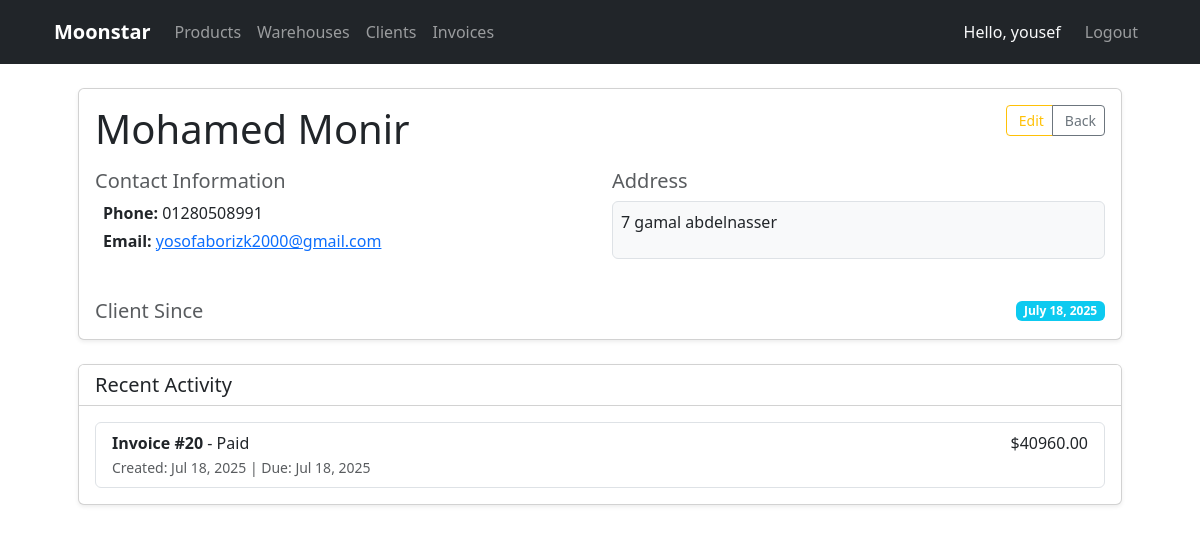
Page /manager/clients/10/ (signed in) on the committed database.
### manager/models.py (models this page shows, shortened)
class Client(models.Model):
    name = models.CharField(max_length=255, verbose_name="Client Name")
    address = models.TextField(verbose_name="Full Address")
    phone = models.CharField(
        max_length=20,
        verbose_name="Phone Number",
        validators=[
            RegexValidator(
                regex=r'^\+?1?\d{9,15}$',
                message="Phone number must be entered in the format: '+999999999'."
            )
        ]
    )
    email = models.EmailField(blank=True, null=True, verbose_name="Email Address")
    created_at = models.DateTimeField(auto_now_add=True)
    updated_at = models.DateTimeField(auto_now=True)
    class Meta:
        ordering = ['name']
        verbose_name = "Client"
        verbose_name_plural = "Clients"

class Invoice(models.Model):
    STATUS_DRAFT = 'draft'
    STATUS_SENT = 'sent'
    STATUS_PAID = 'paid'
    STATUS_INSTALLMENT = 'installment'
    STATUS_CANCELLED = 'cancelled'
    STATUS_CHOICES = [
        (STATUS_DRAFT, 'Draft'),
        (STATUS_SENT, 'Sent'),
        (STATUS_PAID, 'Paid'),
        (STATUS_INSTALLMENT, 'Installment'),
        (STATUS_CANCELLED, 'Cancelled'),
    ]
    number = models.AutoField(primary_key=True, verbose_name="Invoice Number")
    client = models.ForeignKey(
        'Client',
        on_delete=models.PROTECT,
        related_name='invoices',
        verbose_name="Client"
    )
    assigned_to = models.ForeignKey(
        User,
        on_delete=models.PROTECT,
        related_name='assigned_invoices',
        verbose_name="Assigned To",
        null=True,
        blank=True
    )
    date_created = models.DateTimeField(auto_now_add=True)
    last_edit_time = models.DateTimeField(auto_now=True)
    date_due = models.DateField(verbose_name="Due Date")
    tax_percentage = models.DecimalField(
        max_digits=5,
        decimal_places=2,
        default=0,
        validators=[MinValueValidator(0)],
        verbose_name="Tax Percentage (%)"
    )
    discount_amount = models.DecimalField(
        max_digits=10,
        decimal_places=2,
        default=0,
        validators=[MinValueValidator(0)],
        verbose_name="Discount Amount"
    )
    status = models.CharField(
        max_length=12,
        choices=STATUS_CHOICES,
        default=STATUS_DRAFT
    )
    notes = models.TextField(blank=True, null=True, verbose_name="Additional Notes")
    is_installment = models.BooleanField(default=False)
    amount_paid = models.DecimalField(
        max_digits=10,
        decimal_places=2,
        default=0.00,
        validators=[MinValueValidator(Decimal('0.00'))]
    )
    installment_plan = models.TextField(blank=True, null=True, verbose_name="Installment Plan Details")
    class Meta:
        ordering = ['-last_edit_time']
        verbose_name = "Invoice"
        verbose_name_plural = "Invoices"
    @property
    def subtotal(self):
        return sum(item.total for item in self.items.all()) if self.items.exists() else Decimal('0')
    @property
    def tax_amount(self):
        return (self.subtotal * self.tax_percentage / 100).quantize(Decimal('0.01'))
    @property
    def total(self):
        return (self.subtotal + self.tax_amount - self.discount_amount).quantize(Decimal('0.01'))

class InvoiceItem(models.Model):
    invoice = models.ForeignKey(
        'Invoice',
        on_delete=models.CASCADE,
        related_name='items',
        verbose_name="Invoice"
    )
    product = models.ForeignKey(
        'Product',
        on_delete=models.PROTECT,  # Prevent deletion if used in invoices
        related_name='invoice_items',
        verbose_name="Product"
    )
    unit_price = models.DecimalField(
        max_digits=10,
        decimal_places=2,
        validators=[MinValueValidator(Decimal('0.01'))],
        verbose_name="Unit Price"
    )
    quantity = models.PositiveIntegerField(
        default=1,
        validators=[MinValueValidator(1)],
        verbose_name="Quantity"
    )
    created_at = models.DateTimeField(auto_now_add=True)
    updated_at = models.DateTimeField(auto_now=True)
    class Meta:
        verbose_name = "Invoice Item"
        verbose_name_plural = "Invoice Items"
        ordering = ['-created_at']
        unique_together = ('invoice', 'product')  # Prevent duplicate products in same invoice
    @property
    def total(self):
        if self.unit_price is None or self.quantity is None:
            return Decimal('0.00')
        return self.unit_price * Decimal(self.quantity)

### manager/views.py (the view)
# urls.py: path('clients/<int:pk>/', ClientDetailView.as_view(), name='client_detail'),
class ClientDetailView(LoginRequiredMixin, DetailView):
    model = Client
    template_name = 'manager/clients/detail.html'

### templates/manager/clients/detail.html (shortened to what this page needs)
{% extends 'base.html' %}
{% block content %}
<div class="container">
    <div class="card shadow-sm mb-4">
        <div class="card-body">
            <div class="d-flex justify-content-between align-items-start mb-3">
                <h1 class="card-title mb-0">{{ client.name }}</h1>
                <div class="btn-group">
                    <a href="{% url 'client_update' client.pk %}" class="btn btn-sm btn-outline-warning">
                         Edit
                    </a>
                    <a href="{% url 'client_list' %}" class="btn btn-sm btn-outline-secondary">
                         Back
                    </a>
                </div>
            </div>
            <div class="row">
                <div class="col-md-6">
                    <div class="mb-3">
                        <h5 class="text-muted mb-2">Contact Information</h5>
                        <p class="mb-1">
                            <strong>Phone:</strong> {{ client.phone }}
                        </p>
                        <p class="mb-1">
                            <strong>Email:</strong>
                            {% if client.email %}
                                <a href="mailto:{{ client.email }}">{{ client.email }}</a>
                            {% else %}
                                <span class="text-muted">Not provided</span>
                            {% endif %}
                        </p>
                    </div>
                </div>
                <div class="col-md-6">
                    <div class="mb-3">
                        <h5 class="text-muted mb-2">Address</h5>
                        <div class="border rounded p-2 bg-light">
                            {{ client.address|linebreaks }}
                        </div>
                    </div>
                </div>
            </div>
            <div class="mt-4">
                <div class="d-flex justify-content-between align-items-center">
                    <h5 class="text-muted mb-0">Client Since</h5>
                    <span class="badge bg-info">
                        {{ client.created_at|date:"F j, Y" }}
                    </span>
                </div>
            </div>
        </div>
    </div>
    <div class="card shadow-sm">
        <div class="card-header bg-white">
            <h5 class="mb-0">Recent Activity</h5>
        </div>
        <div class="card-body">
            {% if client.invoices.all %}
                <div class="list-group">
                    {% for invoice in client.invoices.all|slice:":5" %}
                    <a href="{% url 'invoice_detail' invoice.pk %}" class="list-group-item list-group-item-action">
                        <div class="d-flex justify-content-between">
                            <span>
                                <strong>Invoice #{{ invoice.number }}</strong> -
                                {{ invoice.get_status_display }}
                            </span>
                            <span class="text-nowrap">
                                ${{ invoice.total|floatformat:2 }}
                            </span>
                        </div>
                        <small class="text-muted">
                            Created: {{ invoice.date_created|date:"M j, Y" }} |
                            Due: {{ invoice.date_due|date:"M j, Y" }}
                        </small>
                    </a>
                    {% endfor %}
                </div>
            {% else %}
                <div class="text-center py-3">
                    <i class="fas fa-file-invoice fa-3x text-muted mb-3"></i>
                    <p class="mb-2">No invoices found for this client</p>
                </div>
            {% endif %}
        </div>
    </div>
</div>
{% endblock %}

### templates/base.html (shortened to what this page needs)
<!DOCTYPE html>
<html lang="en">
<head>
    <link href="https://cdn.jsdelivr.net/npm/bootstrap@5.3.0/dist/css/bootstrap.min.css" rel="stylesheet">
    <link rel="stylesheet" href="https://cdn.jsdelivr.net/npm/bootstrap-icons@1.8.0/font/bootstrap-icons.css">
</head>
<body>
    <nav class="navbar navbar-expand-lg navbar-dark bg-dark">
        <div class="container">
            <a class="navbar-brand" href="/">Moonstar</a>
            <div class="collapse navbar-collapse" id="navbarNav">
                <div class="navbar-nav me-auto">
                    <a class="nav-link {% if request.path == '/products/list/' %}active{% endif %}" href="{% url 'product_list' %}">
                        Products
                    </a>
                    <a class="nav-link {% if request.path == '/warehouses/' %}active{% endif %}" href="{% url 'warehouse_list' %}">
                        Warehouses
                    </a>
                    <a class="nav-link {% if request.path == '/clients/' %}active{% endif %}" href="{% url 'client_list' %}">
                        Clients
                    </a>
                    <a class="nav-link {% if request.path == '/invoices/' %}active{% endif %}" href="{% url 'invoice_list' %}">
                        Invoices
                    </a>
                </div>
                <div class="navbar-nav">
                    {% if user.is_authenticated %}
                        <span class="navbar-text text-light me-3">
                            Hello, {{ user.username }}
                        </span>
                        <a class="nav-link" href="{% url 'logout' %}">Logout</a>
                    {% else %}
                        <a class="nav-link" href="{% url 'login' %}">Login</a>
                    {% endif %}
                </div>
            </div>
        </div>
    </nav>
    <div class="container mt-3 mt-md-4">
        {% block content %}{% endblock %}
    </div>
</body>
</html>

### templates/base.html (style rules this page uses)
:root { --mobile-breakpoint: 768px; }
.navbar { padding: 0.75rem 1rem; }
.navbar-brand { font-weight: 600; font-size: 1.25rem; }
.nav-link { padding: 0.5rem 1rem; }
.container { padding-left: 1rem; padding-right: 1rem; }
@media (min-width: 768px) { .container { max-width: 1140px; padding-left: 1.5rem; padding-right: 1.5rem; } }

### rows in the picture
Client: name "Mohamed Monir", phone "01280508991", email "yosofaborizk2000@gmail.com", address "7 gamal abdelnasser", created_at "July 18, 2025"
Invoice: number "20", status "Paid", total "40960.00", date_created "Jul 18, 2025", date_due "Jul 18, 2025"

### other values in the picture
{{ user.username }} "yousef"
